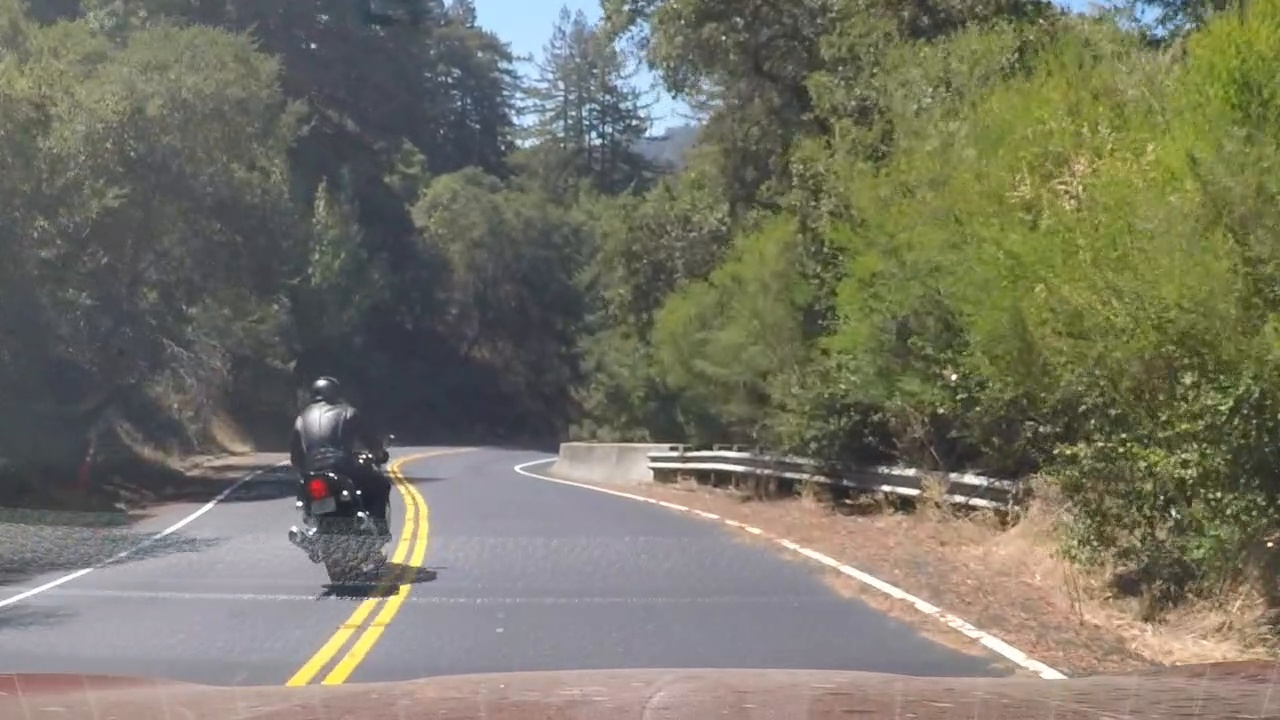
#> input picture test_images/error_1.jpg, 1280 x 720 px; its folder holds only this picture in this run
$ jupyter execute --allow-errors 'Explore Transformations.ipynb'   (shell and % lines are left out)   (older library calls are emulated)
#> lines starting #> are read from the running program, lines starting #| are printed output that depends on the picture; after the words box and inside, x2 and y2 are one past the last pixel; in counts of white or black regions, pixels touching at a corner belong together
### src/Frame.py
import cv2
import numpy as np

BLUR_KERNEL = 3


class Frame:
    def __init__(self, img):
        self.img = cv2.undistort(img, Frame.mtx, Frame.dist, None, Frame.mtx)
        self.bird_view_img = None

    @staticmethod
    def init(width, height, mtx, dist):
        top_offset = 100
        bottom_offset = 10
        top_line_offset = 75
        bottom_line_offset = 115

        s_points = np.float32([
            (bottom_line_offset, height - bottom_offset),
            (width / 2 - top_line_offset, height / 2 + top_offset),
            (width / 2 + top_line_offset, height / 2 + top_offset),
            (width - bottom_line_offset, height - bottom_offset)])

        offset = 100
        new_height = height * 10
        d_points = np.float32([
            [offset, new_height], [offset, 0],
            [width - offset, 0], [width - offset, new_height]])

        Frame.matrix = cv2.getPerspectiveTransform(s_points, d_points)
        Frame.inverse_matrix = cv2.getPerspectiveTransform(d_points, s_points)
        Frame.mtx = mtx
        Frame.dist = dist
        Frame.bv_size = (width, new_height)

    def _equalize(self, img):
        lab = cv2.cvtColor(img, cv2.COLOR_BGR2LAB)
        l, a, b = cv2.split(lab)

        clahe = cv2.createCLAHE(clipLimit=2.0, tileGridSize=(8, 8))
        cl = clahe.apply(l)

        limg = cv2.merge((cl, a, b))
        return cv2.cvtColor(limg, cv2.COLOR_LAB2BGR)

    @staticmethod
    def mag_thresh(img, sobel_kernel=3, mag_thresh=(0, 255)):
        # take the gradient in x and y separately
        sobelx = cv2.Sobel(img, cv2.CV_64F, 1, 0, ksize=sobel_kernel)
        sobely = cv2.Sobel(img, cv2.CV_64F, 0, 1, ksize=sobel_kernel)
        # calculate the magnitude
        magnitude = np.sqrt(sobelx ** 2 + sobely ** 2)
        # scale to 8-bit (0 - 255) and convert to type = np.uint8
        scaled_sobel = np.uint8(255 * magnitude / np.max(magnitude))
        # create a binary mask where mag thresholds are met
        sobel_binary = np.zeros_like(scaled_sobel)
        sobel_binary[(scaled_sobel > mag_thresh[0]) & (scaled_sobel < mag_thresh[1])] = 1

        return sobel_binary

    @staticmethod
    def dir_threshold(img, sobel_kernel=3, thresh=(0, np.pi / 2)):
        # take the gradient in x and y separately
        sobelx = cv2.Sobel(img, cv2.CV_64F, 1, 0, ksize=sobel_kernel)
        sobely = cv2.Sobel(img, cv2.CV_64F, 0, 1, ksize=sobel_kernel)

        abs_sobelx = np.absolute(sobelx)
        abs_sobely = np.absolute(sobely)
        # calculate the direction of the gradient
        directions = np.arctan2(abs_sobely, abs_sobelx)
        # create a binary mask where direction thresholds are met
        sobel_binary = np.zeros_like(directions)
        sobel_binary[(directions > thresh[0]) & (directions < thresh[1])] = 1

        return sobel_binary

    # [7 lines left out: function get_rgb_threshold_image, not called in this run]

    @staticmethod
    def get_hsv_threshold_image(equalized, v_thresh=(170, 255), s_thresh=(70, 135)):
        K_SIZE=7
        hsv = cv2.cvtColor(equalized, cv2.COLOR_RGB2HSV).astype(np.float)
        s_channel = hsv[:, :, 1]
        v_channel = hsv[:, :, 2]

        mag_binary = Frame.mag_thresh(s_channel, sobel_kernel=K_SIZE, mag_thresh=(40, 100))
        dir_binary = Frame.dir_threshold(s_channel, sobel_kernel=K_SIZE, thresh=(0.6, 1.1))

        binary = np.zeros_like(v_channel)
        binary[(
            (mag_binary == 1) & (dir_binary == 1)
            & (s_channel >= s_thresh[0]) & (s_channel <= s_thresh[1]))
            & ((v_channel >= v_thresh[0]) & (v_channel <= v_thresh[1]))] = 1
        return binary

    @staticmethod
    def get_hsl_threshold_image(equalized, s_thresh=(180, 255), l_thresh=(215, 255)):
        K_SIZE = 7
        hls = cv2.cvtColor(equalized, cv2.COLOR_RGB2HLS).astype(np.float)
        l_channel = hls[:, :, 1]
        s_channel = hls[:, :, 2]

        s_mag_binary = Frame.mag_thresh(s_channel, sobel_kernel=K_SIZE, mag_thresh=(20, 100))
        s_dir_binary = Frame.dir_threshold(s_channel, sobel_kernel=K_SIZE, thresh=(0.6, 1.1))

        l_mag_binary = Frame.mag_thresh(l_channel, sobel_kernel=K_SIZE, mag_thresh=(20, 100))
        l_dir_binary = Frame.dir_threshold(l_channel, sobel_kernel=K_SIZE, thresh=(0.6, 1.1))

        sl_binary = np.zeros_like(l_channel)
        sl_binary[(
            (s_mag_binary == 1) & (s_dir_binary == 1)
            & (s_channel >= s_thresh[0]) & (s_channel <= s_thresh[1]))
            | ((l_channel > l_thresh[0]) & (l_channel <= l_thresh[1])
            & (l_mag_binary == 1) & (l_dir_binary == 1))] = 1
        return sl_binary

    def _preprocess_image(self):
        equ = self._equalize(self.img)

        #r_binary = Frame.get_rgb_threshold_image(self.img)
        hsl_binary = Frame.get_hsl_threshold_image(equ)
        hsv_binary = Frame.get_hsv_threshold_image(equ)

        binary = np.zeros_like(hsl_binary)
        binary[(hsl_binary == 1) | (hsv_binary == 1)] = 1

        return binary

    def _bird_view_transformation(self, img):
        return cv2.warpPerspective(img, Frame.matrix, (Frame.bv_size[0], Frame.bv_size[1]))

    def process_frame(self):
        img = self._preprocess_image()
        self.bird_view_img = self._bird_view_transformation(img)
        return self.bird_view_img

    # [32 lines left out: function draw_line_area, not called in this run]

### research/Explore Transformations.ipynb
Try to find region of interest in undistorted image

[cell 1]
import os
import cv2
import pickle
import matplotlib.image as mpimg

project_dir = os.path.dirname(os.getcwd())
test_folder_path = os.path.join(project_dir, 'test_images')
output_folder_path = os.path.join(project_dir, 'output_images')

pickle_path = os.path.join(project_dir, 'dist_pickle.p')
dist_pickle = pickle.load(open(pickle_path, "rb"))
#> (reads dist_pickle.p from the repository)
mtx = dist_pickle["mtx"]
dist = dist_pickle["dist"]

[cell 2]
import sys
sys.path.append('../')
from src.Frame import Frame

Frame.init(1280, 720, mtx, dist)

Create warp image to test

[cell 3]
import os
import glob
import matplotlib.pyplot as plt

image_pattern = os.path.join(test_folder_path, '*.jpg')
images = glob.glob(image_pattern)

def get_bird_view_image(image_name):
    image_path = os.path.join(test_folder_path, image_name)
    img = mpimg.imread(image_path)

    frame = Frame(img)

    thresholded_image = frame._preprocess_image()
    warped_image = frame._bird_view_transformation(thresholded_image)

    output_image_path = os.path.join(output_folder_path, 'bv_'+image_name)
    mpimg.imsave(output_image_path, warped_image, cmap="gray")

    plt.figure();
    f, (ax1, ax2, ax3) = plt.subplots(1, 3, figsize=(36, 9))
    f.tight_layout()
    ax1.imshow(img)
    ax1.set_title('Original Image', fontsize=50)
    ax2.imshow(thresholded_image, cmap='gray')
    ax2.set_title('Threshold Image', fontsize=50)
    ax3.imshow(warped_image, cmap='gray')
    ax3.set_title('Bird-view Image', fontsize=50)
    plt.subplots_adjust(left=0., right=1, top=0.9, bottom=0.)

for name in images:
    get_bird_view_image(os.path.basename(name))
#> in get_bird_view_image, img is the input picture: shape (720, 1280, 3); mean R, G, B 118.3, 116.7, 101.9
#> in get_hsl_threshold_image, `s_mag_binary = Frame.mag_thresh(s_channel, sobel_kernel=K_SIZE, mag_th..`:
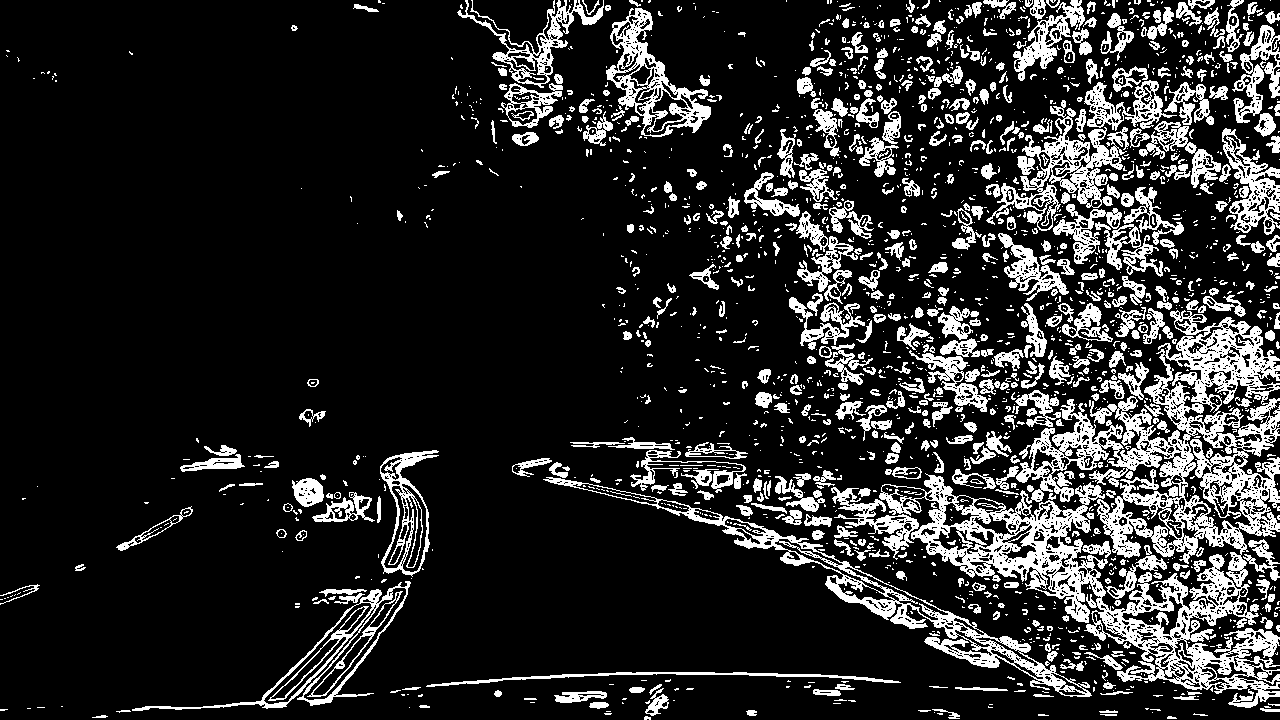
#> s_mag_binary: shape (720, 1280); values 0 (black) and 1 (white), 16.4% white; 2136 white regions (1501 under 20 px), largest, box (x1, y1, x2, y2) and area: (879, 310, 1280, 708) 42386, (543, 477, 1092, 697) 7221, (986, 100, 1129, 231) 4666
#> in get_hsv_threshold_image, `dir_binary = Frame.dir_threshold(s_channel, sobel_kernel=K_SIZE, thres..`:
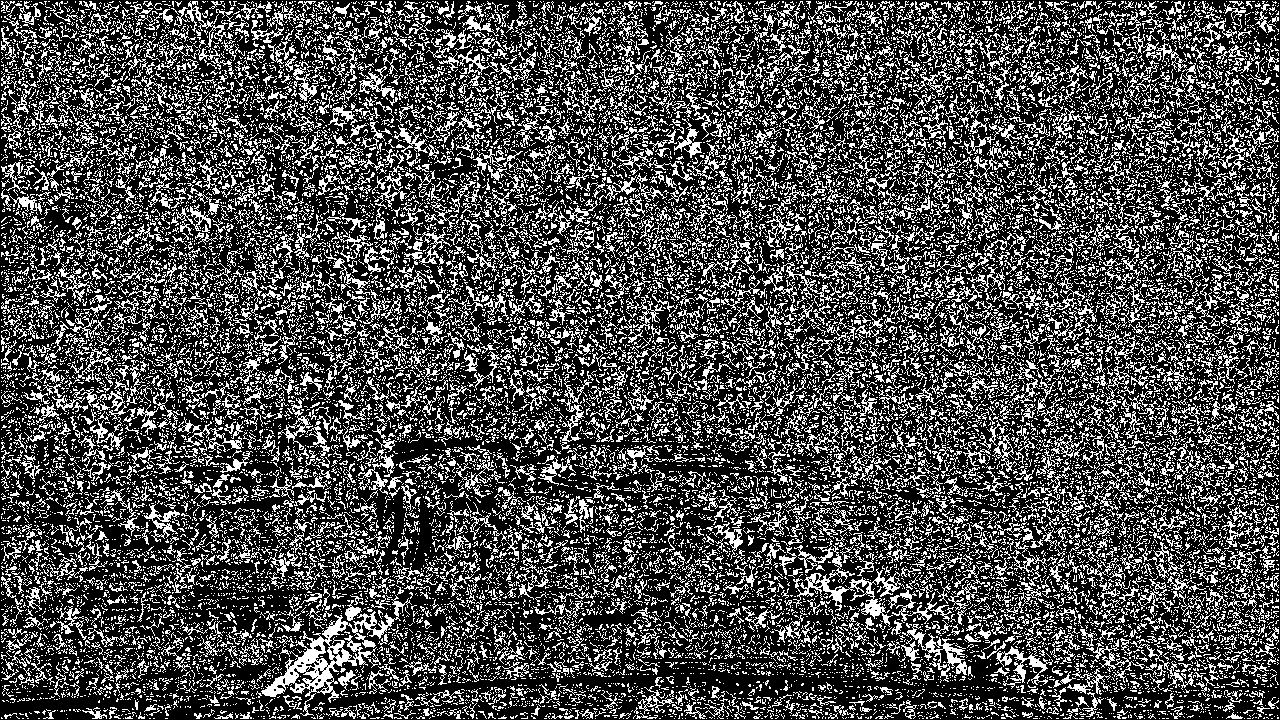
#> dir_binary: shape (720, 1280) float64; values 0 (black) and 1 (white), 29.7% white in thin lines or dots
#> in _bird_view_transformation, `return cv2.warpPerspective(img, Frame.matrix, (Frame.bv_size[0], Frame..`:
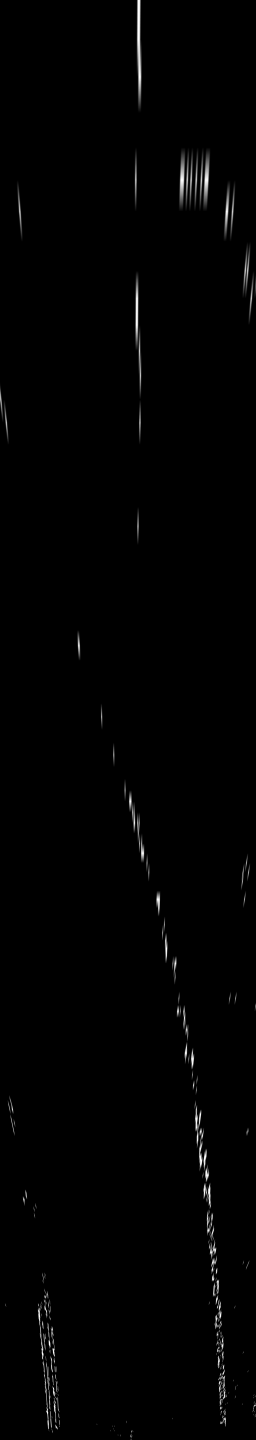
#> returned value: shape (7200, 1280) float64 (shown at 1/5 size); min 0, max 1, mean 0.00738

Find lines using convolution approach

[cell 4]
import numpy as np
from src.ConvolutionalSlider import ConvolutionalSlider


# window settings
window_width = 50
window_height = 240 # Break image into 9 vertical layers since image height is 720
margin = 170 # How much to slide left and right for searching
conv_threshold = 50

def window_mask(width, height, img_ref, center, y):
    output = np.zeros_like(img_ref)
    output[int(y-0.5*height):int(y+0.5*height)
           ,max(0, int(center-width/2)):min(int(center+width/2), img_ref.shape[1])] = 1
    return output

def find_line_centroids(warped, l_center, y, conv_value, window_width, window_height, margin):
    window_centroids = [l_center] # Store the (left,right) window centroid positions per level
    y_values = [y]
    window = np.ones(window_width) # Create our window template that we will use for convolutions
    conv = [conv_value]
    direction = 0

    # Go through each layer looking for max pixel locations
    for level in range(1,(int)(warped.shape[0]/window_height)):
        # convolve the window into the vertical slice of the image
        image_layer = np.sum(warped[int(warped.shape[0]-(level+1)*window_height):int(warped.shape[0]-level*window_height),
                                    :], axis=0)
        conv_signal = np.convolve(window, image_layer)
        # Find the best left centroid by using past left center as a reference
        # Use window_width/2 as offset because convolution signal reference is at right side of window, not center of window
        offset = window_width/2
        l_min_index = int(max(l_center+offset-(margin if direction<=0 else int(margin/2)), 0))
        l_max_index = int(min(l_center+offset+(margin if direction>=0 else int(margin/2)), warped.shape[1]))
        l_conv=conv_signal[l_min_index:l_max_index]
        #reached the end of the line,

        new_center = (np.argmax(l_conv)+l_min_index-offset) if np.max(l_conv) > conv_threshold else l_center
        angle = abs((level*window_height)/(new_center-window_centroids[0])) if (new_center-window_centroids[0]) != 0 else 11
        #print(np.max(l_conv), l_min_index, l_max_index, angle)
        if (np.max(l_conv) <= conv_threshold) & (angle < 10) & ((l_min_index == 0) | (l_max_index ==warped.shape[1])):
            break


        direction=new_center-l_center
        l_center = new_center

        # Add what we found for that layer
        window_centroids.append(l_center)
        new_y = int(warped.shape[0]-(level+0.5)*window_height)
        y_values.append(new_y if np.max(l_conv) > conv_threshold else 0)
        conv.append(l_conv)

    return np.array(window_centroids), np.array(y_values), conv

def find_window_centroids(warped, window_width, window_height, margin):
    window = np.ones(window_width) # Create our window template that we will use for convolutions

    # First find the two starting positions for the left and right lane by using np.sum to get the vertical image slice
    # and then np.convolve the vertical image slice with the window template

    # Sum quarter bottom of image to get slice, could use a different ratio
    l_sum = np.sum(warped[int(4*warped.shape[0]/5):,:int(warped.shape[1]/2)], axis=0)
    l_conv = np.convolve(window, l_sum)
    l_center = np.argmax(l_conv)-window_width/2
    r_sum = np.sum(warped[int(4*warped.shape[0]/5):,int(warped.shape[1]/2):], axis=0)
    r_conv = np.convolve(window, r_sum)
    r_center = np.argmax(r_conv)-window_width/2+int(warped.shape[1]/2)

    # Add what we found for the first layer
    new_y = warped.shape[0]-int(window_height/2)

    x_left, y_left, conv_left = find_line_centroids(warped, l_center, new_y, l_conv, window_width, window_height, margin)
    x_right, y_right, conv_right = find_line_centroids(warped, r_center, new_y, r_conv, window_width, window_height, margin)

    return np.array(x_left), np.array(y_left), conv_left, np.array(x_right), np.array(y_right), conv_right

def draw_result(warped, window_centroids, y_centroids,  window_width, window_height):
    zero_channel = np.zeros_like(warped)
    # If we found any window centers
    if len(window_centroids) > 0:

        # Points used to draw all the left and right windows
        points = np.zeros_like(warped)

        # Go through each level and draw the windows
        for level in range(0,len(window_centroids)):
            # Window_mask is a function to draw window areas
            mask = window_mask(window_width,window_height,warped,window_centroids[level],y_centroids[level])
            # Add graphic points from window mask here to total pixels found
            points[(points == 255) | ((mask == 1) ) ] = 255

        # Draw the results
        template = np.array(points, np.uint8)

        # make window pixels green
        template = np.array(cv2.merge((zero_channel, template, zero_channel)), np.uint8)
    else: # If no window centers found, just display orginal road image
        template = np.array(cv2.merge((zero_channel, zero_channel, zero_channel)), np.uint8)
    return template

# [89 lines left out: functions fit_polynmial, improve_lines, draw_line_area, not called in this run]

Display line back on original image

[cell 5]
def identify_lines(image_name):
    image_path = os.path.join(test_folder_path, image_name)
    img = mpimg.imread(image_path)

    frame = Frame(img)
    warped = frame.process_frame()
    plt.figure();
    f, (ax1, ax2, ax3) = plt.subplots(1, 3, figsize=(10, 20))
    f.tight_layout()

    x_left, y_values_l, conv_l, x_right, y_values_r, conv_r = find_window_centroids(warped, window_width, window_height, margin)
    x_left = x_left[y_values_l.nonzero()]
    x_right = x_right[y_values_r.nonzero()]
    y_values_l = y_values_l[y_values_l.nonzero()]
    y_values_r = y_values_r[y_values_r.nonzero()]

    output_l = draw_result(warped, x_left, y_values_l, window_width, window_height)
    output_r = draw_result(warped, x_right, y_values_r, window_width, window_height)

    # making the original road pixels 3 color channels
    warpage = (np.dstack(( warped, warped, warped))*255).astype(np.uint8)
    output = cv2.addWeighted(warpage, 0.8, output_l+output_r, 0.5, 0.0) # overlay the orignal road image with window results
    # Display the final results
    ax1.imshow(output)
    ax1.set_title('Sliding Window', fontsize=20)

    output_image_path = os.path.join(output_folder_path, 'window_'+image_name)
    mpimg.imsave(output_image_path, output)

    fit_polynmial(ax2, warped, x_left, x_right, y_values_l, y_values_r)

    plot_y, left_plot_x, right_plot_x = improve_lines(ax3, warped, x_left, x_right, y_values_l, y_values_r)

    result = draw_line_area(frame.img, warped, plot_y, left_plot_x, right_plot_x, x_left, x_right, y_values_l, y_values_r)

    '''
    f,a = plt.subplots(len(conv_l),1)
    a = a.ravel()
    for idx,ax in enumerate(a):
        cur_conv = conv_l[idx]
        #print(cur_conv)
        x = range(0, len(cur_conv))
        ax.plot(x, cur_conv.astype(np.int32))
        ax.set_ylim([0, max(cur_conv)])

    f,a = plt.subplots(len(conv_r),1)
    a = a.ravel()
    for idx,ax in enumerate(a):
        cur_conv = conv_r[idx]
        #print(cur_conv)
        x = range(0, len(cur_conv))
        ax.plot(x, cur_conv.astype(np.int32))
        ax.set_ylim([0, max(cur_conv)])
    '''

    output_image_path = os.path.join(output_folder_path, 'result_'+image_name)
    mpimg.imsave(output_image_path, result)

#> (the rest of this cell did not finish here and is left out)

#> in find_window_centroids, `l_sum = np.sum(warped[int(4*warped.shape[0]/5):,:int(warped.shape[1]/2..`: l_sum = 640 values, max 161.3 at index 240, min 0 at index 0, mean 13.21
#> in find_window_centroids, `l_conv = np.convolve(window, l_sum)`: l_conv = 689 values, max 4904.3 at index 273, min 0 at index 0, mean 613.4
#> in find_window_centroids, `l_center = np.argmax(l_conv)-window_width/2`: l_center = 248
#> in find_window_centroids, `r_sum = np.sum(warped[int(4*warped.shape[0]/5):,int(warped.shape[1]/2)..`: r_sum = 640 values, max 185.3 at index 461, min 0 at index 0, mean 20.97
#> in find_window_centroids, `r_conv = np.convolve(window, r_sum)`: r_conv = 689 values, max 6073.9 at index 466, min 0 at index 0, mean 974.1
#> in find_window_centroids, `r_center = np.argmax(r_conv)-window_width/2+int(warped.shape[1]/2)`: r_center = 1081
#> in find_line_centroids, `window_centroids = [l_center]`: window_centroids = [248]
#> the loop in find_line_centroids, `for level in range(1,(int)(warped.shape[0]/window_height)):` made 8 passes
#> (l_min_index, l_max_index, new_center, angle, direction, l_center) on passes 1 to 4: (103, 443, 247, 240, -1, 247), (102, 357, 220, 17.14, -27, 220), (75, 330, 216, 22.5, -4, 216), (71, 326, 158, 10.67, -58, 158)
#> after the loop in find_line_centroids, `for level in range(1,(int)(warped.shape[0]/window_height)):`: conv = 8 items; window_centroids = [248, 247, 220, 216, 158, 112, 53, 34]; y_values = [7080, 6840, 6600, 6360, 6120, 5880, 5640, 5400]
#> in find_window_centroids, `x_left, y_left, conv_left = find_line_centroids(warped, l_center, new_..`: x_left = [248, 247, 220, 216, 158, 112, 53, 34]; y_left = [7080, 6840, 6600, 6360, 6120, 5880, 5640, 5400]; conv_left = 8 items
#> the loop in find_line_centroids (call 2), `for level in range(1,(int)(warped.shape[0]/window_height)):` made 29 passes
#> (l_min_index, l_max_index, new_center, angle, direction, l_center) on passes 1 to 4: (936, 1276, 1103, 10.91, 22, 1103), (1043, 1280, 1093, 40, -10, 1093), (948, 1203, 1069, 60, -24, 1069), (924, 1179, 1055, 36.92, -14, 1055)
#> in find_window_centroids, `x_right, y_right, conv_right = find_line_centroids(warped, r_center, n..`: x_right = 30 values, max 1103 at index 1, min 378 at index 16, mean 648.7; y_right = 30 values, max 7080 at index 0, min 0 at index 17, mean 2924; conv_right = 30 items
#> in identify_lines, `x_left, y_values_l, conv_l, x_right, y_values_r, conv_r = find_window_..`: x_left = [248, 247, 220, 216, 158, 112, 53, 34]; y_values_l = [7080, 6840, 6600, 6360, 6120, 5880, 5640, 5400]; conv_l = 8 items; y_values_r has the same summary as y_right in find_window_centroids; conv_r = 30 items
#> in identify_lines, `x_right = x_right[y_values_r.nonzero()]`: x_right = 17 values, max 1103 at index 1, min 378 at index 16, mean 855.8
#> in identify_lines, `y_values_r = y_values_r[y_values_r.nonzero()]`: y_values_r = 17 values, max 7080 at index 0, min 3240 at index 16, mean 5160
#> the loop in draw_result, `for level in range(0,len(window_centroids)):` made 8 passes
